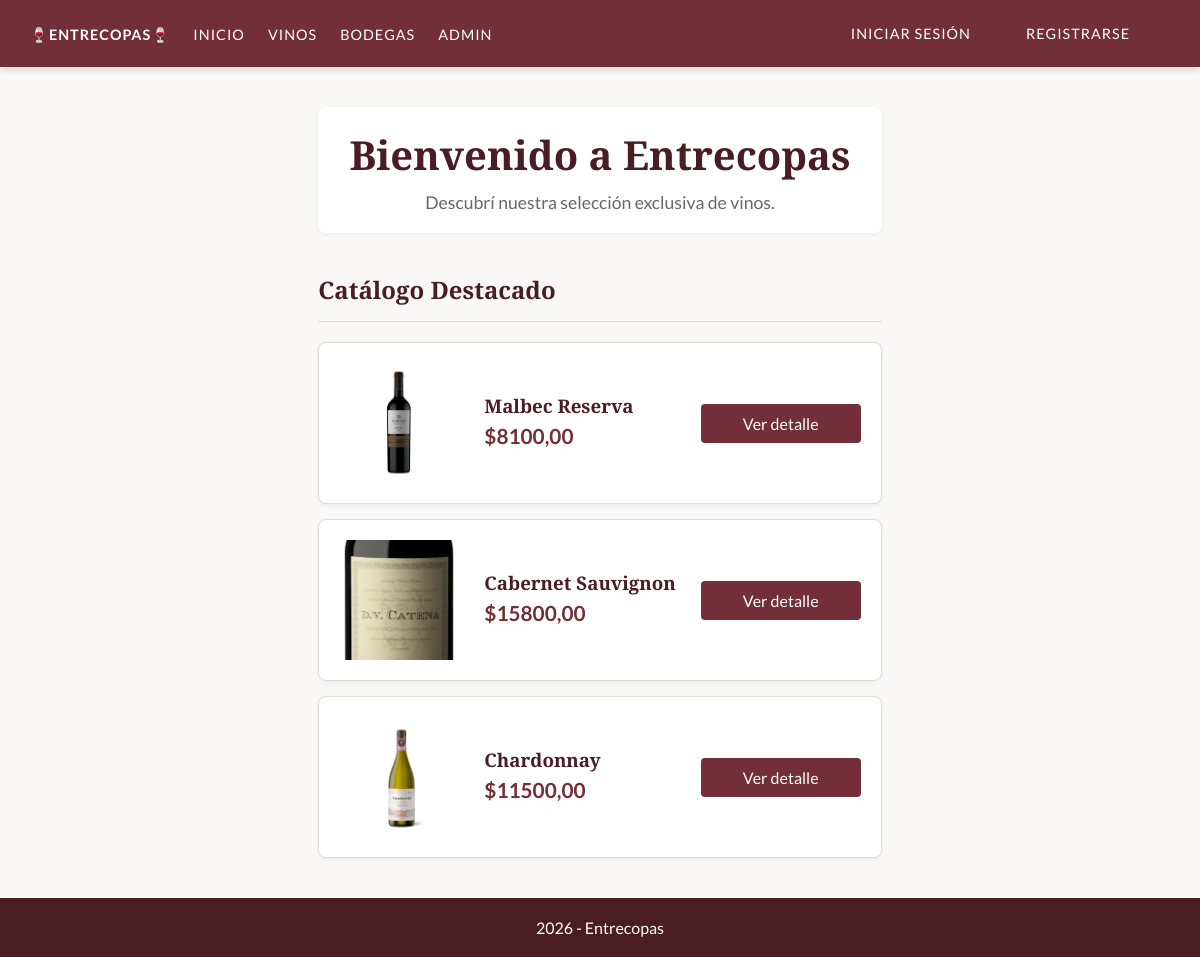
Before: / with the older database file.
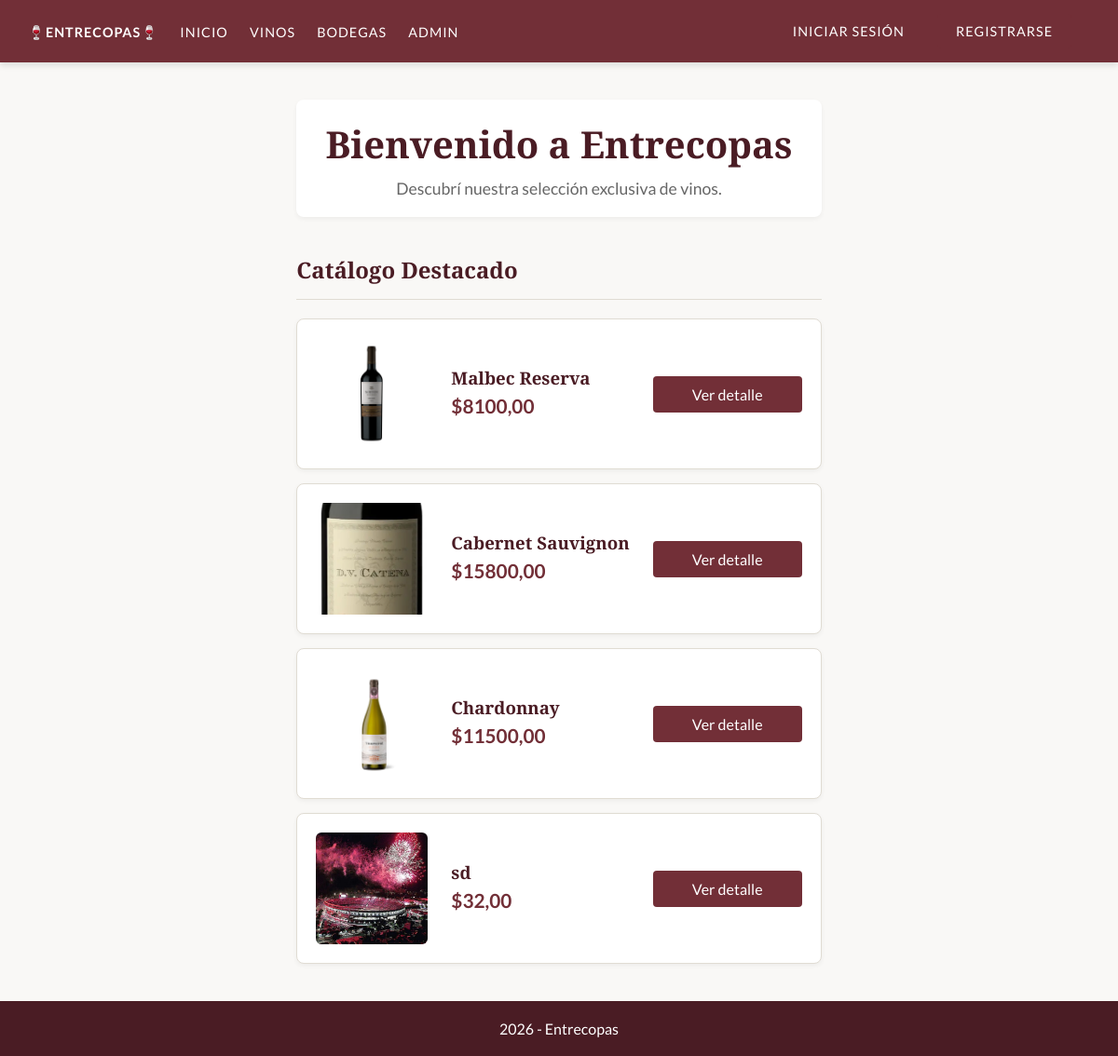
After: the same page with the newer database file.
### vinoteca/models.py (models this page shows, shortened)
class Vino(models.Model):
    nombre = models.CharField(max_length=50)
    descripcion = models.TextField(max_length=250)
    precio = models.DecimalField(max_digits=10, decimal_places=2)
    stock = models.IntegerField()
    imagen = models.ImageField(upload_to='vinos/')
    bodega = models.ForeignKey(
        Bodega,
        on_delete=models.CASCADE,
        related_name='vinos'
    )
    categoria = models.ForeignKey(
        Categoria,
        on_delete=models.CASCADE,
        related_name='vinos'
    )

### vinoteca/views.py (the view)
# urls.py: 2. Add a URL to urlpatterns:  path('', views.home, name='home')
def home(request):
    vinos = Vino.objects.all()
    return render(
        request,
        'vinoteca/home.html',
        {
            'vinos': vinos
        }
    )

### entreCopas/context_processors.py (called while the page is built)
def bienvenido_context(request):
    if request.user.is_authenticated:
        mensaje = (f"Bienvenido {request.user.username}")
    else:
        mensaje = ("Bienvenido a Entrecopas")
    return {"mensaje_bienvenida":mensaje}

def year_context(request):
    year = datetime.now().year
    return {"year":year}

### vinoteca/templates/vinoteca/home.html
{% extends 'vinoteca/base.html' %}
{% block body %}
<div style="text-align: center; margin-bottom: 40px; padding: 20px; background-color: var(--color-blanco); border-radius: 8px; box-shadow: 0 2px 5px rgba(0,0,0,0.05);">
    <h1 style="font-size: 2.5rem; margin-bottom: 10px;">Bienvenido a Entrecopas</h1>
    <p style="font-size: 1.1rem; color: #666;">Descubrí nuestra selección exclusiva de vinos.</p>
</div>
<h2>Catálogo Destacado</h2>
<hr style="margin-bottom: 20px; border: 0; border-top: 1px solid var(--color-borde);">
<div class="lista-horizontal">
    {% for vino in vinos %}
        <div class="tarjeta-horizontal">
            {% if vino.imagen %}
                <img src="{{ vino.imagen.url }}" alt="{{ vino.nombre }}">
            {% endif %}
            <div class="tarjeta-info">
                <h3>{{ vino.nombre }}</h3>
                <p class="tarjeta-precio">${{ vino.precio }}</p>
            </div>
            <div class="tarjeta-accion">
                <a href="{% url 'vino_detail' vino.pk %}" class="btn" style="display: block; text-align: center; width: 100%;">Ver detalle</a>
            </div>
        </div>
    {% endfor %}
</div>
{% endblock %}

Changed rows visible on the page:
added Vino: imagen (picture), nombre "sd", precio "32,00"
